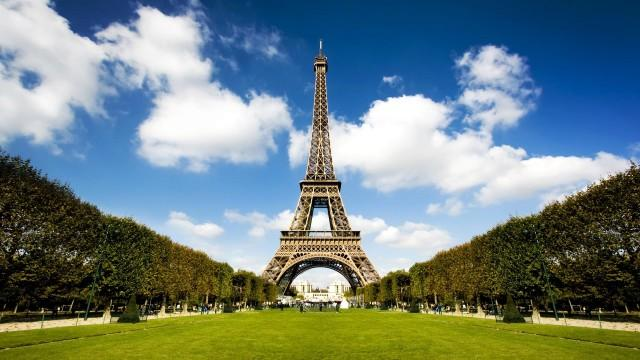
#> input picture Canny_Edge/notebooks/CannyEdge/images/paris.jpg, 640 x 360 px
$ jupyter execute --allow-errors CannyEdge.ipynb
#> lines starting #> are read from the running program, lines starting #| are printed output that depends on the picture
# Canny Edge in Programmable Logic (PL) - Application Notebook

##### This reference design illustrates how to run a Canny Edge IP on the **Programmable Logic (PL)** using Jupyter Notebooks and Python

## Image Canny detection in Programmable Logic

## Import libraries

[cell 1]
from PIL import Image
import numpy as np
from IPython.display import display
from pynq import Xlnk
from pynq import Overlay

## Download the Image Processing IP bitstream

#> (a cell that did not finish here is left out)

Then create DMA and Canny Edge IP objects.

#> (a cell that did not finish here is left out)

#> (a cell that did not finish here is left out)

## Create an Image object using PIL in SW
We will load image from the SD card and create a PIL Image object.

[cell 5]
image_path = "images/paris.jpg"
original_image = Image.open(image_path)
#> original_image is the input picture: PIL image 640x360 RGB; mean R, G, B 109.9, 129.3, 129.2
display(original_image)

[cell 6]
pic_width, pic_height = original_image.size
#> pic_width = 640; pic_height = 360
print("Image size: {}x{} pixels.".format(pic_width, pic_height))
#| Image size: 640x360 pixels.

[cell 7]
original_image = original_image.convert('L') #gray scale the loaded image
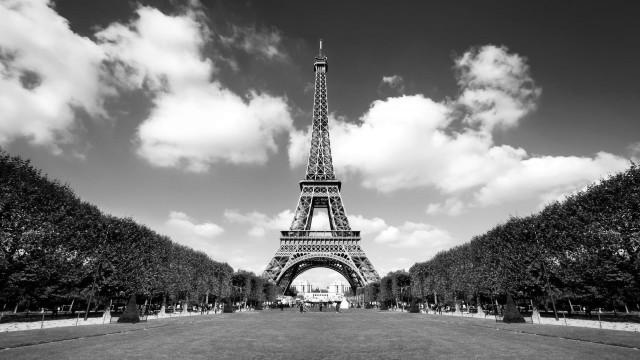
#> original_image: PIL image 640x360 L; min 0, max 255, mean 123.5
display(original_image)
